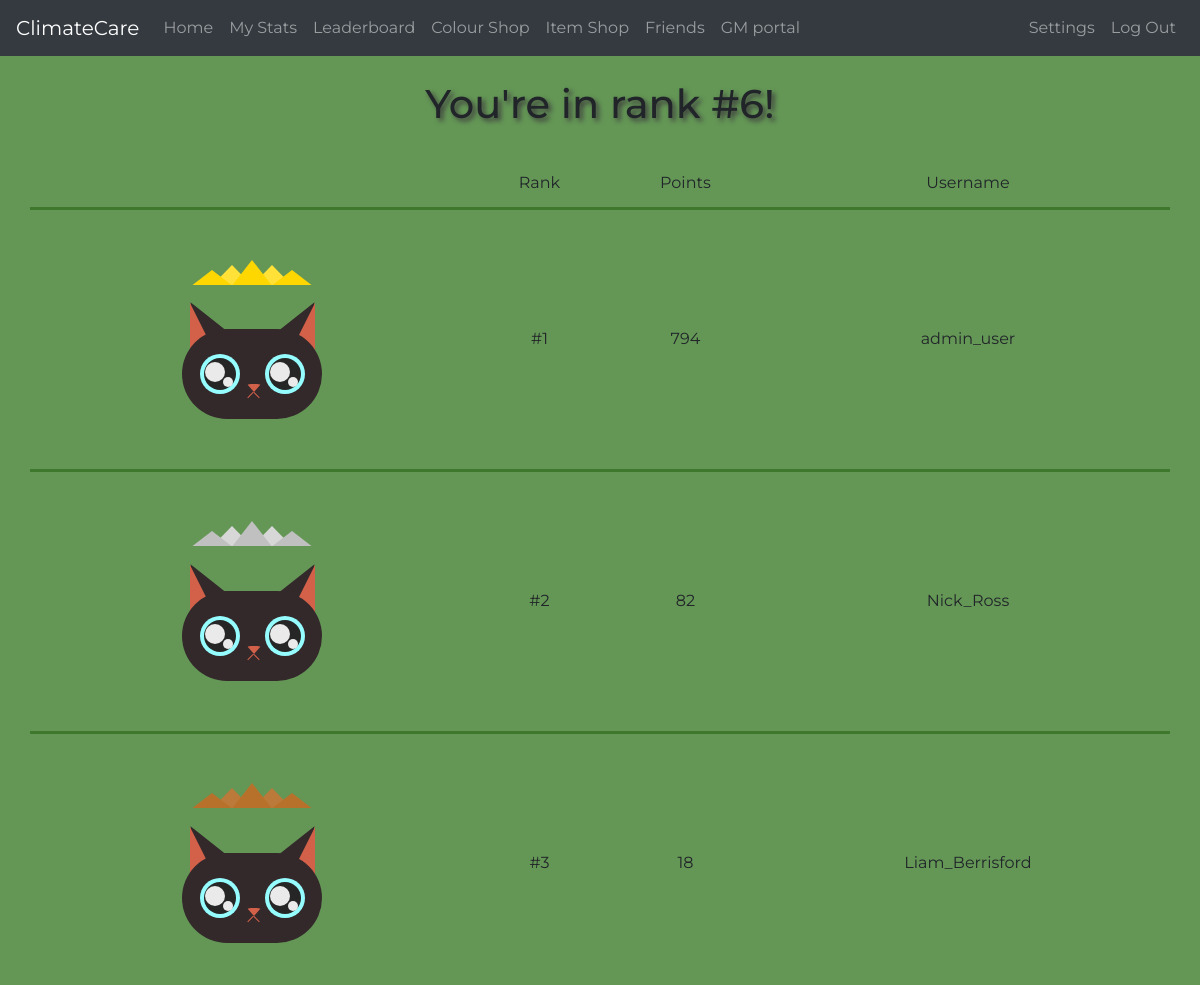
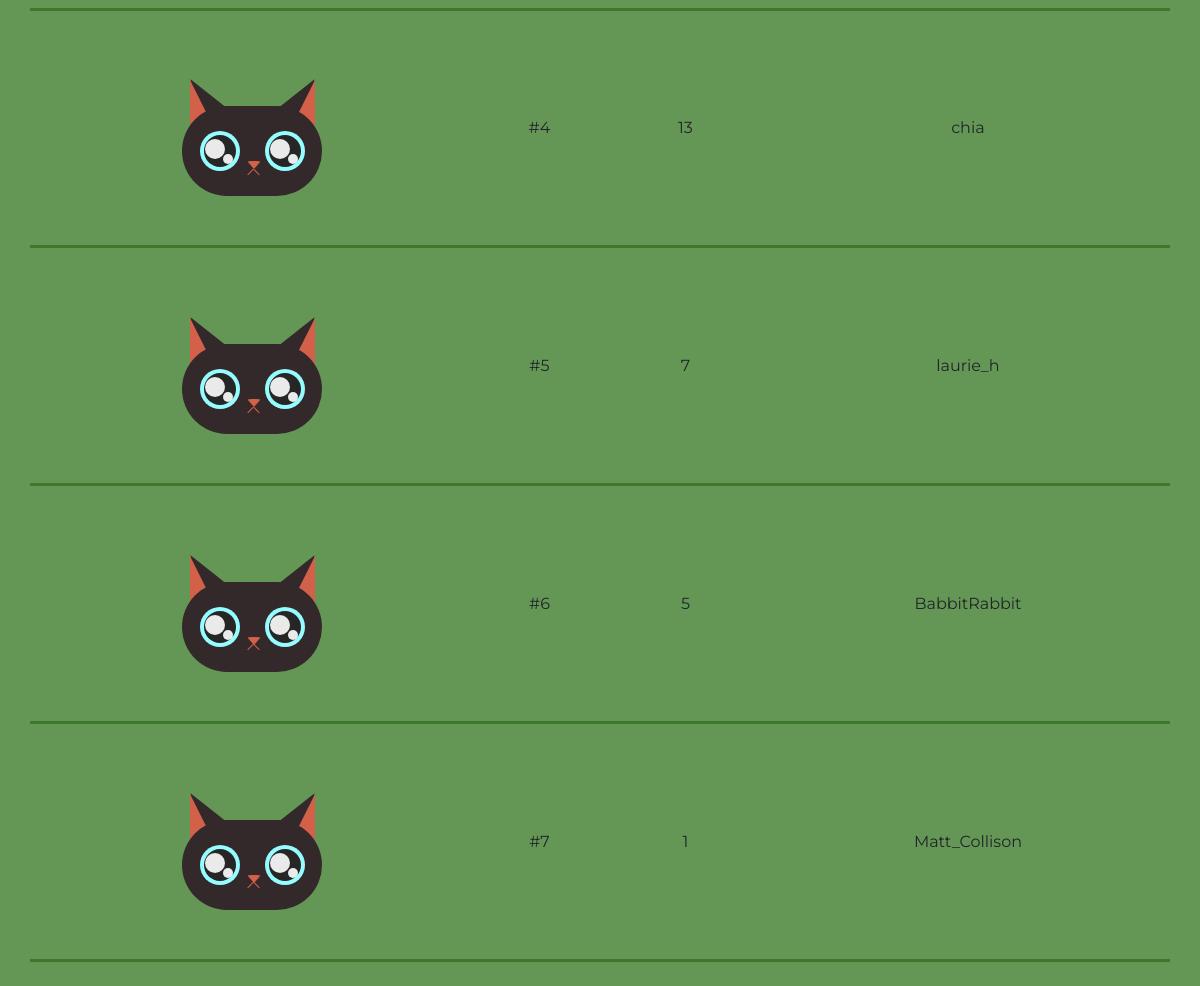
/climate/leaderboard (signed in), run on the app's committed database (2 pictures, top to bottom).
### climate/models.py (models this page shows)
class Colour(models.Model):
    colour_id = models.CharField(primary_key=True, max_length=16)
    colour_hex_val = models.CharField(max_length=10)
    colour_hex_val_patch = models.CharField(max_length=10, default="", null=True)
    colour_cost = models.IntegerField(null=False, default=0)

### climate/views.py (the view)
# urls.py: path('leaderboard', views.leaderboard_page, name='leaderboard'),
@login_required(login_url='loginPage')
def leaderboard_page(request):
    leaderboard_data = return_leaderboard() #returns a list of dictionaries for
    user_rank = return_ranking(request.user.username)
    return render(request, 'leaderboard.html', {'data':leaderboard_data, 'rank':user_rank})

### climate/views.py (called while the page is built)
def return_leaderboard():
    leaderboard_output = [] #this is the ouput data, a list of dictionaries
    max_items = len(list(Profile.objects.all()))
    if max_items > 20: #ensures no more than 20 items are retrieved
        max_items = 20
    top_profiles = list(Profile.objects.all())[0:max_items] #retrieves the
    for i in top_profiles:
        username = (i.user).username
        points = i.points
        creature_eye_colour = i.creature.eye_colour
        creature_fur_colour = i.creature.fur_colour
        temp_dictionary = {
            "username": username,
            "points": points,
            "creature_eye_colour": creature_eye_colour,
            "creature_fur_colour": creature_fur_colour
        }
        leaderboard_output.append(temp_dictionary)
    return leaderboard_output

def return_ranking(username_required):
    all_profiles = list(Profile.objects.all())
    user_found = False
    search_count = 0
    while (user_found == False) and (search_count < len(all_profiles)):
        if all_profiles[search_count].user.username == username_required:
            user_found = True
        search_count = search_count + 1
    return search_count

### users/context_processors.py (called while the page is built)
def dev_or_gm_context(request):
    dev_or_gm_bool = is_dev_or_gm(request)
    return {
        'dev_or_gm_bool': dev_or_gm_bool
    }

### climate/templates/leaderboard.html (shortened to what this page needs)
{% extends "base.html" %}
{% load static %}
{% block head %}
    <link rel="stylesheet" type="text/css" href="{% static 'leaderboard.css' %}">
{% endblock %}
{% block content %}
    <br>
    <h1 id="own-rank">You're in rank #{{ rank }}!</h1>
    <br>
    <table class="container" id="leaderboard">
        <tr>
            <th></th>
            <th>Rank</th>
            <th>Points</th>
            <th>Username</th>
        </tr>
        {% for row in data %}
            <tr>
                <th>
                    <div class="first">
                        {% if forloop.counter == 1 %}
                            <div class="crown">
                                <div class="gold crown-point _1"></div>
                                <div class="gold2 crown-point _2"></div>
                                <div class="gold crown-point _3"></div>
                                <div class="gold2 crown-point _4"></div>
                                <div class="gold crown-point _5"></div>
                            </div>
                        {% endif %}
                        {% if forloop.counter == 2 %}
                            <div class="crown">
                                <div class="silver crown-point _1"></div>
                                <div class="silver2 crown-point _2"></div>
                                <div class="silver crown-point _3"></div>
                                <div class="silver2 crown-point _4"></div>
                                <div class="silver crown-point _5"></div>
                            </div>
                        {% endif %}
                        {% if forloop.counter == 3 %}
                            <div class="crown">
                                <div class="bronze crown-point _1"></div>
                                <div class="bronze2 crown-point _2"></div>
                                <div class="bronze crown-point _3"></div>
                                <div class="bronze2 crown-point _4"></div>
                                <div class="bronze crown-point _5"></div>
                            </div>
                        {% endif %}
                        <div class="cat-icon" id="cat{{ forloop.counter }}">
                            <div class="face" id="face{{ forloop.counter }}" data-colour="{{ row.creature }}">
                                <div class="inner-l"></div>
                                <div class="inner-r"></div>
                                <div class="eye-l">
                                    <div class="eyeball"><div class="eyeshine"><div class="eyeshine2"></div></div></div>
                                </div>
                                <div class="eye-r">
                                    <div class="eyeball"><div class="eyeshine"><div class="eyeshine2"></div></div></div>
                                </div>
                                <div class="nose">
                                    <div class="l1"></div>
                                    <div class="l2"></div>
                                </div>
                            </div>
                        </div>
                    </div>
                </th>
                <th>
                    #{{ forloop.counter }}
                </th>
                <th>{{ row.points }}</th>
                <th>{{ row.username }}</th>
            </tr>
        {% endfor %}
    </table>
    <br>
{% endblock %}

### climate/templates/base.html (shortened to what this page needs)
<!DOCTYPE html>
<html lang="en">
    <head>
        <link rel="stylesheet" href="https://cdn.jsdelivr.net/npm/bootstrap@4.0.0/dist/css/bootstrap.min.css">
        {% block head %}{% endblock %}
    </head>
    <body>
        {% block navbar %}
            <nav class="navbar navbar-expand-md bg-dark navbar-dark">
                <span class="navbar-brand">ClimateCare</span>
                <div class="collapse navbar-collapse justify-content-between" id="collapsibleNavbar">
                    <ul class="navbar-nav">
                        <li class="nav-item">
                            <a class="nav-link" href="{% url 'kitty' %}">Home</a>
                        </li>
                        <li class="nav-item">
                            <a class="nav-link" href="{% url 'my_stats' %}">My Stats</a>
                        </li>
                        <li class="nav-item">
                            <a class="nav-link" href="{% url 'leaderboard' %}">Leaderboard</a>
                        </li>
                        <li class="nav-item">
                            <a class="nav-link" href="{% url 'colour_shop' %}">Colour Shop</a>
                        </li>
                        <li class="nav-item">
                            <a class="nav-link" href="{% url 'item_shop' %}">Item Shop</a>
                        </li>
                        <li class="nav-item">
                            <a class="nav-link" href="{% url 'friend' %}">Friends</a>
                        </li>
                        {% if dev_or_gm_bool %}
                        <li class="nav-item">
                            <a class="nav-link" href="{% url 'game_masters' %}">GM portal</a>
                        </li>
                        {% endif %}
                    </ul>
                    <ul class="navbar-nav">
                        <li class="nav-item">
                            <a class="nav-link" href="{% url 'settings' %}">Settings</a>
                        </li>
                        <li class="nav-item">
                            <a class="nav-link" href="{% url 'logoutPage' %}">Log Out</a>
                        </li>
                    </ul>
                </div>
            </nav>
        {% endblock %}
        {% block content %}{% endblock %}
    </body>
</html>

### climate/static/leaderboard.css (style rules this page uses)
:root { --c: #33292b; }
* { font-family: "Montserrat", sans-serif; }
body { background-color: #649756; }
h1 { font-family: "Montserrat", sans-serif; text-shadow: 3px 3px 5px #3e3d3d; }
#own-rank { text-align: center; }
table { border-collapse: collapse; }
td, th, tr { padding: 1%; text-align: center; font-family: "Montserrat", sans-serif; font-weight: normal; }
tr:nth-child(n+1) { border-bottom: 3px solid rgba(25, 90, 5, 0.5); }
.first { margin-top: 11%; margin-bottom: 5%; }
.crown { padding: 0%; width: max-content; height: fit-content; display: inline-flex; flex-wrap: nowrap; animation: pulse 4s ease infinite; }
.crown-point { margin: auto; width: 0; height: 0; border-left: 10px solid transparent; border-right: 10px solid transparent; border-bottom: 15px solid; }
.gold { border-bottom: 10px solid #FFD700; z-index: 1; }
.silver { border-bottom: 10px solid #C0C0C0; z-index: 1; }
.bronze { border-bottom: 10px solid #b8712a; z-index: 1; }
.gold2 { border-bottom: 10px solid #ffe137; z-index: 0; }
.silver2 { border-bottom: 10px solid #d8d7d7; z-index: 0; }
.bronze2 { border-bottom: 10px solid #bb7a39; z-index: 0; }
._1 { transform: scale(1.95, 1.5); transform-origin: bottom; }
._2 { transform: scale(1.95, 2); transform-origin: bottom; }
._3 { transform: scale(1.95, 2.5); transform-origin: bottom; }
._4 { transform: scale(1.95, 2); transform-origin: bottom; }
._5 { transform: scale(1.95, 1.5); transform-origin: bottom; }
.cat-icon { margin: auto; width: fit-content; height: fit-content; padding-top: 9%; padding-bottom: 4%; }
.face { background-color: #33292b; height: 90px; width: 140px; border-radius: 50px; position: relative; }
.face:before, .face:after { position: absolute; content: ""; width: 0; height: 0; border-bottom: 50px solid #33292b; border-color: var(--c); border-left: 20px solid transparent; border-right: 20px solid transparent; z-index: -2; }
.face:before { bottom: 70px; left: 1px; transform: rotate(-30deg); animation: ear-l 10s infinite; }
.face:after { bottom: 70px; left: 100px; transform: rotate(30deg); }
.inner-l { width: 0; height: 0; border-bottom: 50px solid #d36149; border-right: 25px solid transparent; position:relative; z-index: -1; bottom: 26px; left: 8px; animation: inner-ear-l 10s infinite; }
.inner-r { bottom: 76px; left: 108px; width: 0; height: 0; border-bottom: 50px solid #d36149; border-left: 25px solid transparent; position:relative; z-index: -1; }
.eye-l,.eye-r { background-color: #95fdff; height: 40px; width: 40px; border-radius: 50%; position: relative; z-index: 2; }
.eye-l { bottom: 75px; left: 18px; animation: blink-outer 5s infinite; }
.eye-r { bottom: 115px; left: 83px; animation: blink-outer 5s infinite; }
.eyeball { background-color: #262626; height: 32px; width: 32px; border-radius: 50%; position: relative; top: 4px; left: 4px; animation: blink 5s infinite; }
.eyeshine { background-color: #eaeaea; height: 20px; width: 20px; border-radius: 50%; position: absolute; top: 4px; left: 1px; animation: eyeshine-rotate 1s infinite; }
.eyeshine2 { background-color: #eaeaea; height: 10px; width: 10px; border-radius: 50%; position: absolute; top: 15px; left: 18px; animation: eyeshine-rotate 1s infinite; }
.nose { height: 0px; width: 0px; border-top: 8px solid #d36149; border-left: 7px solid transparent; border-right: 7px solid transparent; border-radius: 30%; position: relative; bottom: 125px; left: 65px; }
.l1,.l2 { background-color: #d36149; height: 8px; width: 1px; position: relative; }
.l1 { transform: rotate(45deg); right: 3.5px; bottom: 1.5px; }
.l2 { transform: rotate(-45deg); bottom: 9.5px; left: 2px; }

### climate/templates/base.html (style rules this page uses)
* { font-family: "Montserrat", sans-serif; }

### data on the page
Colour: points "794", username "admin_user", points "82", username "Nick_Ross", points "18", username "Liam_Berrisford", points "13", username "chia", points "7", username "laurie_h", points "5", username "BabbitRabbit", points "1", username "Matt_Collison"

### other printed values
{{ rank }} "6"
